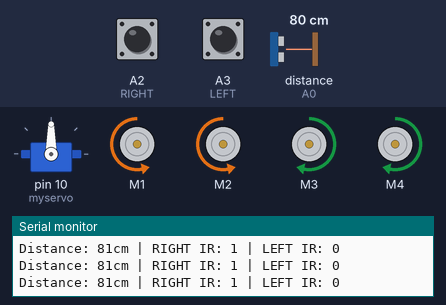
Recording of a sketch running on a simulated Arduino Uno, built with avr-gcc and run on an emulated ATmega328P. Parts: servo, 4 × DC motor (green arrow = forward, orange = backward, longer = faster), the last lines printed to the serial monitor. The inputs (shaded band) are chosen by the test bench; at power-on: distance to the obstacle (sensor on A0) 80 cm, A2 (RIGHT) HIGH, A3 (LEFT) LOW. The echo pulse lasts 58.3 µs per cm.

Above: at 6.6 s.
6.7 s: distance to the obstacle (sensor on A0) set to 16 cm
8.2 s: distance to the obstacle (sensor on A0) set to 12 cm
At 8.7 s:
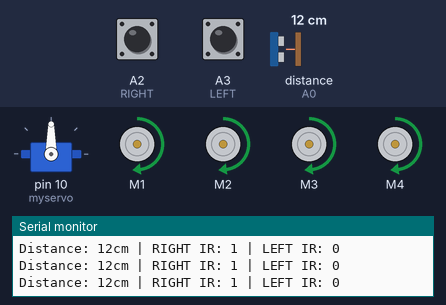
9.8 s: distance to the obstacle (sensor on A0) set to 18 cm
At 10.8 s:
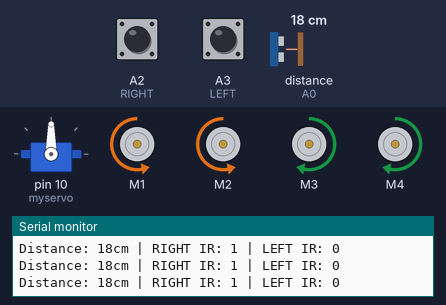
11.3 s: A2 (RIGHT) pulled LOW for 0.25 s
At 11.51 s:
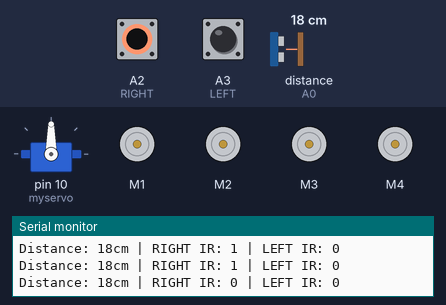
13.0 s: A3 (LEFT) pulled HIGH for 0.25 s
At 14.1 s:
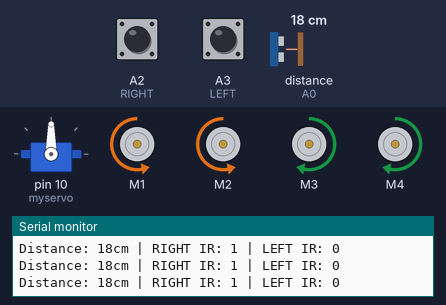
16.2 s: A3 (LEFT) pulled HIGH for 3.2 s
At 17.7 s:
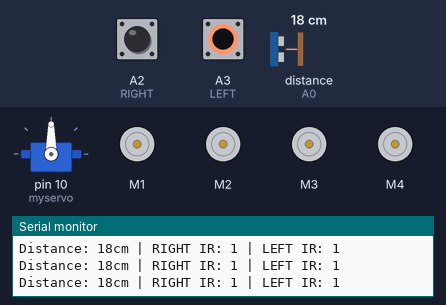
Timing chart, 0 to 20.9 s (numbered marks = the images above; inputs shaded):
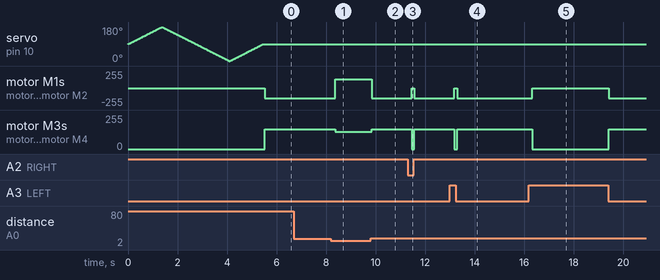

The sketch:

Arduino_Follow_Me_Robot.ino
```cpp
/* * Arduino Human Following Robot
 * Modified & Fixed Code
 * Author: Nouman Zahoor
 * Base code structure by DIY Builder (v1.1)
 */

#include <NewPing.h>
#include <Servo.h>
#include <AFMotor.h>

// Pin Configurations
#define RIGHT A2              // Right IR sensor
#define LEFT A3               // Left IR sensor
#define TRIGGER_PIN A1        // Ultrasonic Trigger Pin
#define ECHO_PIN A0           // Ultrasonic Echo Pin
#define MAX_DISTANCE 200      // Maximum ping distance (cm)

// Variables
unsigned int distance = 0;
unsigned int Right_Value = 0;
unsigned int Left_Value = 0;

// Component Initialization
NewPing sonar(TRIGGER_PIN, ECHO_PIN, MAX_DISTANCE);

AF_DCMotor Motor1(1, MOTOR12_1KHZ);
AF_DCMotor Motor2(2, MOTOR12_1KHZ);
AF_DCMotor Motor3(3, MOTOR34_1KHZ);
AF_DCMotor Motor4(4, MOTOR34_1KHZ);

Servo myservo;
int pos = 0;

void setup() {
  Serial.begin(9600);

  myservo.attach(10); // Servo attached to pin 10 of Adafruit Motor Shield

  // Startup Diagnostic Servo Sweep
  for(pos = 90; pos <= 180; pos += 1) {
    myservo.write(pos);
    delay(15);
  }
  for(pos = 180; pos >= 0; pos -= 1) {
    myservo.write(pos);
    delay(15);
  }
  for(pos = 0; pos <= 90; pos += 1) {
    myservo.write(pos);
    delay(15);
  }

  pinMode(RIGHT, INPUT);
  pinMode(LEFT, INPUT);

  // Set default initial operational speeds
  Motor1.setSpeed(130);
  Motor2.setSpeed(130);
  Motor3.setSpeed(130);
  Motor4.setSpeed(130);
}

void loop() {
  delay(50); // Small delay between pings for sensor stability

  unsigned int raw_distance = sonar.ping_cm();

  // Catch NewPing out-of-range/error value (0) and set to max distance
  if (raw_distance == 0) {
    distance = MAX_DISTANCE;
  } else {
    distance = raw_distance;
  }

  // Read IR Sensors
  Right_Value = digitalRead(RIGHT);
  Left_Value = digitalRead(LEFT);

  // Debugging outputs to Serial Monitor
  Serial.print("Distance: "); Serial.print(distance); Serial.print("cm | ");
  Serial.print("RIGHT IR: "); Serial.print(Right_Value); Serial.print(" | ");
  Serial.print("LEFT IR: "); Serial.println(Left_Value);

  // Target Tracking Logic
  if ((distance > 1) && (distance < 15)) {
    // Target is directly in front and close -> Move Forward
    Motor1.setSpeed(130);
    Motor1.run(FORWARD);
    Motor2.setSpeed(130);
    Motor2.run(FORWARD);
    Motor3.setSpeed(130);
    Motor3.run(FORWARD);
    Motor4.setSpeed(130);
    Motor4.run(FORWARD);

  } else if ((Right_Value == 0) && (Left_Value == 1)) {
    // Target lost on right, found on left -> Turn Left
    Motor1.setSpeed(150);
    Motor1.run(FORWARD);
    Motor2.setSpeed(150);
    Motor2.run(FORWARD);
    Motor3.setSpeed(150);
    Motor3.run(BACKWARD);
    Motor4.setSpeed(150);
    Motor4.run(BACKWARD);
    delay(150);

  } else if ((Right_Value == 1) && (Left_Value == 0)) {
    // Target lost on left, found on right -> Turn Right
    Motor1.setSpeed(150);
    Motor1.run(BACKWARD);
    Motor2.setSpeed(150);
    Motor2.run(BACKWARD);
    Motor3.setSpeed(150);
    Motor3.run(FORWARD);
    Motor4.setSpeed(150);
    Motor4.run(FORWARD);
    delay(150);

  } else if (distance > 15) {
    // Target out of range -> Stop safely
    Motor1.run(RELEASE);
    Motor2.run(RELEASE);
    Motor3.run(RELEASE);
    Motor4.run(RELEASE);
  }
}
```

Measured:
- the behaviour switches between 15 and 14 cm on distance to the obstacle (sensor on A0) (found by bisection; images 0 and 1)
- after the input at 8.2 s, motor M1, motor M2: backward 150/255 → forward 130/255 after 0.18 s; motor M3, motor M4: forward 150/255 → forward 130/255 after 0.18 s
- after the input at 9.8 s, motor M1, motor M2: forward 130/255 → backward 150/255 at once; motor M3, motor M4: forward 130/255 → forward 150/255 at once
- after the input at 11.3 s, motor M1, motor M2: backward 150/255 → stopped after 0.16 s, → backward 150/255 0.11 s later; motor M3, motor M4: forward 150/255 → stopped after 0.16 s, → forward 150/255 0.11 s later
- after the input at 13.0 s, motor M1, motor M2: backward 150/255 → stopped after 0.19 s, → backward 150/255 0.11 s later; motor M3, motor M4: forward 150/255 → stopped after 0.19 s, → forward 150/255 0.11 s later
- after the input at 16.2 s, motor M1, motor M2: backward 150/255 → stopped after 0.13 s, → backward 150/255 3.1 s later; motor M3, motor M4: forward 150/255 → stopped after 0.13 s, → forward 150/255 3.1 s later
